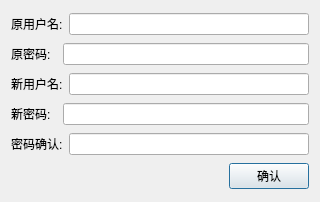
<?xml version="1.0" encoding="UTF-8"?>
<ui version="4.0">
 <class>CLogicManager</class>
 <widget class="QDialog" name="CLogicManager">
  <property name="geometry">
   <rect>
    <x>0</x>
    <y>0</y>
    <width>320</width>
    <height>202</height>
   </rect>
  </property>
  <property name="windowTitle">
   <string>CLogicManager</string>
  </property>
  <layout class="QHBoxLayout" name="horizontalLayout_6">
   <item>
    <layout class="QVBoxLayout" name="verticalLayout">
     <item>
      <layout class="QHBoxLayout" name="horizontalLayout_7">
       <item>
        <widget class="QLabel" name="label_6">
         <property name="text">
          <string>原用户名:</string>
         </property>
        </widget>
       </item>
       <item>
        <widget class="QLineEdit" name="lineEdit_6"/>
       </item>
      </layout>
     </item>
     <item>
      <layout class="QHBoxLayout" name="horizontalLayout">
       <item>
        <widget class="QLabel" name="label_2">
         <property name="text">
          <string>原密码:  </string>
         </property>
        </widget>
       </item>
       <item>
        <widget class="QLineEdit" name="lineEdit_2"/>
       </item>
      </layout>
     </item>
     <item>
      <layout class="QHBoxLayout" name="horizontalLayout_2">
       <item>
        <widget class="QLabel" name="label_4">
         <property name="text">
          <string>新用户名:</string>
         </property>
        </widget>
       </item>
       <item>
        <widget class="QLineEdit" name="lineEdit_4"/>
       </item>
      </layout>
     </item>
     <item>
      <layout class="QHBoxLayout" name="horizontalLayout_3">
       <item>
        <widget class="QLabel" name="label_3">
         <property name="text">
          <string>新密码:  </string>
         </property>
        </widget>
       </item>
       <item>
        <widget class="QLineEdit" name="lineEdit_3"/>
       </item>
      </layout>
     </item>
     <item>
      <layout class="QHBoxLayout" name="horizontalLayout_4">
       <item>
        <widget class="QLabel" name="label_5">
         <property name="text">
          <string>密码确认:</string>
         </property>
        </widget>
       </item>
       <item>
        <widget class="QLineEdit" name="lineEdit_5"/>
       </item>
      </layout>
     </item>
     <item>
      <layout class="QHBoxLayout" name="horizontalLayout_5">
       <item>
        <spacer name="horizontalSpacer">
         <property name="orientation">
          <enum>Qt::Horizontal</enum>
         </property>
         <property name="sizeHint" stdset="0">
          <size>
           <width>40</width>
           <height>20</height>
          </size>
         </property>
        </spacer>
       </item>
       <item>
        <widget class="QPushButton" name="pushButton">
         <property name="text">
          <string>确认</string>
         </property>
        </widget>
       </item>
      </layout>
     </item>
    </layout>
   </item>
  </layout>
 </widget>
 <layoutdefault spacing="6" margin="11"/>
 <resources/>
 <connections/>
</ui>
